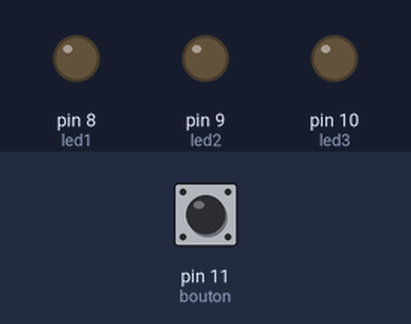
Bench run of a sketch on a simulated Arduino Uno, built with avr-gcc and run on an emulated ATmega328P. On the bench: output pins drawn as LEDs (lit = HIGH). Dashed ring = blinking. The test bench sets the inputs (shaded band); at power-on: pin 11 (bouton) HIGH.

Above: at 1.2 s.
1.3 s: pin 11 (bouton) pulled LOW for 1 s
At 3.3 s:
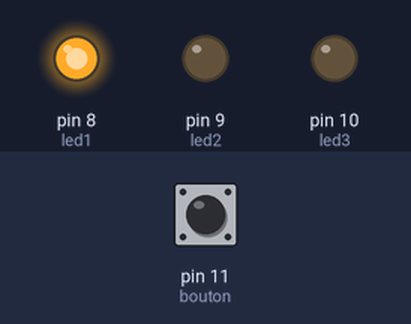
3.8 s: pin 11 (bouton) pulled LOW for 0.15 s
At 5.0 s:
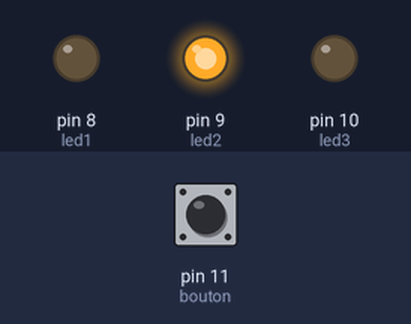
5.4 s: pin 11 (bouton) pulled LOW for 3.2 s
At 8.7 s:
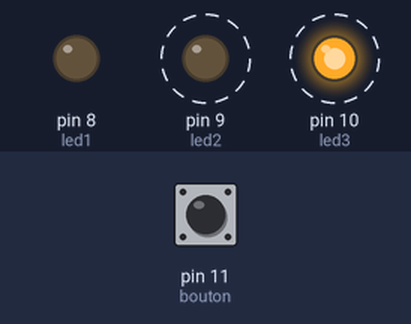
Timing chart, 0 to 10.2 s (numbered marks = the images above; inputs shaded):
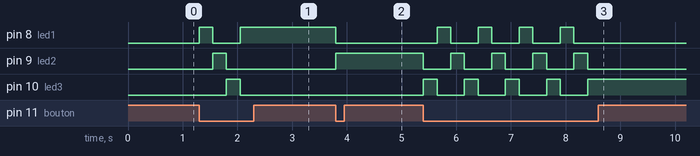

The sketch:

switch_case_exemple.ino
```cpp
/*
ici je fait un exemple simple de l'utilisation de la fonction switch,elle utilise 3 led (pins 8, 9 et 10) et 1 boutons pin 11.

*/
int led1 = 8; // premiere led pin 8
int led2 = 9; // deuxieme led pin 9
int led3 = 10;// 3 eme led, pin 10

int bouton = 11;// le bouton, pin 11
int compteur; //ici la variable qui va comptabiliser le nombre d'appui sur le bouton
int etatBouton; //la  variable d'état du bouton

int attendre = 250 ;//le delay minimum entre chaque appui sur le bouton (en milisecondes)

void setup() {

pinMode(led1,OUTPUT);//on declare la led1 comme une sortie
pinMode(led2,OUTPUT);//on declare la led2 comme une sortie
pinMode(led3,OUTPUT);//on declare la led3 comme une sortie
pinMode(bouton,INPUT_PULLUP);// on declare le boutton comme une entré pull up (comme un bouton enfaite)
}

void loop() {
etatBouton = digitalRead(bouton);//la variable etat bouton recupere l'etat du bouton
if (etatBouton == LOW) { //si le bouton est appuyer alors...
  compteur = compteur+1 ; //on ajoute 1 a la variable compteur
  switch (compteur){
  case 1: //si elle vaut 1 alors ...
  digitalWrite(led1,HIGH); //on allume led 1
  digitalWrite(led2,LOW);//on eteint led2
  digitalWrite(led3,LOW)  ; //et on eteint aussi led3
  delay(attendre);//on attend le temps definit par la variable attendre
break;
  case 2://si elle vaut 2 alors...
  digitalWrite(led1,LOW); //on eteint led 1
  digitalWrite(led2,HIGH); //on allume led 2
  digitalWrite(led3,LOW)  ; //on eteint led 3
  delay(attendre);//on attend le temps definit par la variable attendre
break;
  case 3://si elle vaut 2 alors...
  digitalWrite(led1,LOW);//on eteint led 1
  digitalWrite(led2,LOW);//on eteint led 2
  digitalWrite(led3,HIGH);//on allume led3
    compteur = 0; //c'est la derniere case du tableau, la variable compteur est remise a 0
    delay(attendre);//on attend le temps definit par la variable attendre
break;
  }
  }

}
```

Measured:
- after the input at 1.3 s, pin 8 (led1): LOW → HIGH at once, → LOW 0.25 s later, → HIGH 0.50 s later; pin 9 (led2): LOW → HIGH after 0.25 s, → LOW 0.25 s later; pin 10 (led3): LOW → HIGH after 0.50 s, → LOW 0.25 s later
- after the input at 3.8 s, pin 8 (led1): HIGH → LOW at once; pin 9 (led2): LOW → HIGH at once
- after the input at 5.4 s, pin 8 (led1): alternates HIGH for 0.25 s and LOW for 0.50 s, 8 changes in all, then stays LOW, starting after 0.25 s; pin 9 (led2): alternates HIGH for 0.25 s and LOW for 0.50 s, 9 changes in all, then stays LOW, starting at once
